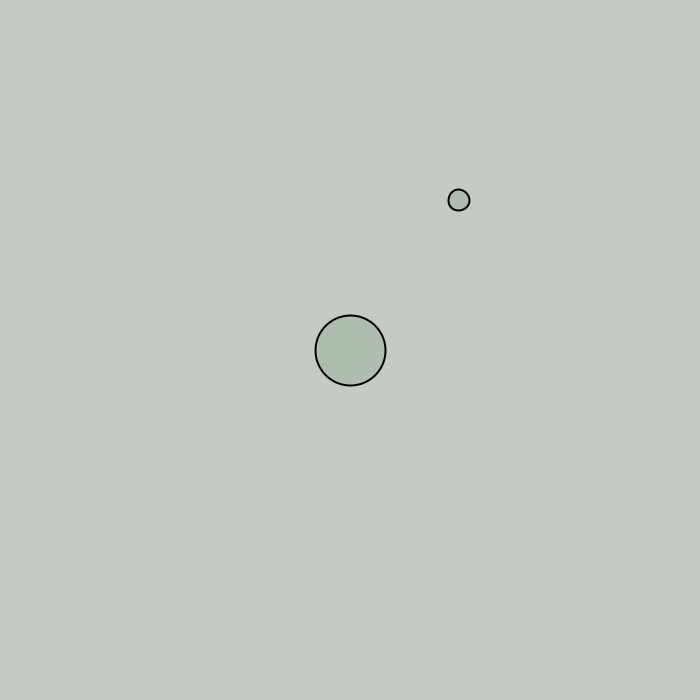
Frame 1 (no input)
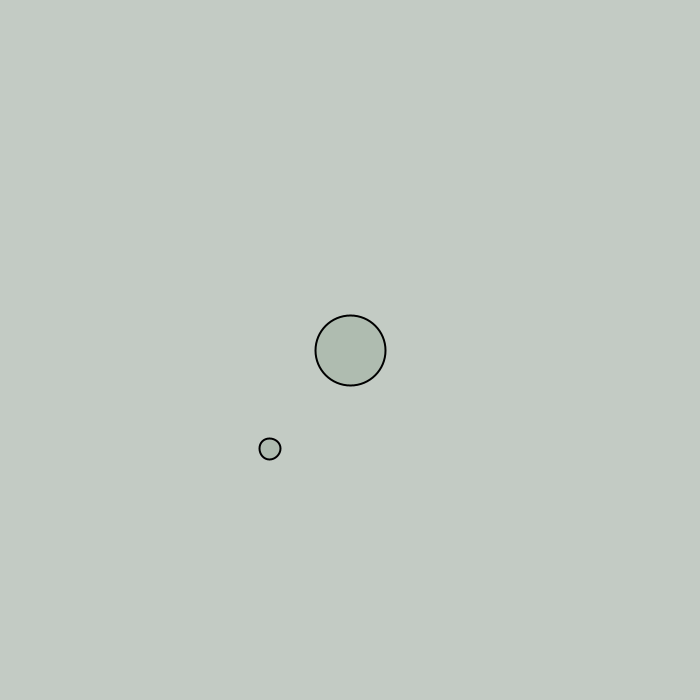
Frame 60 (the mouse pressed at the canvas centre just before this capture)
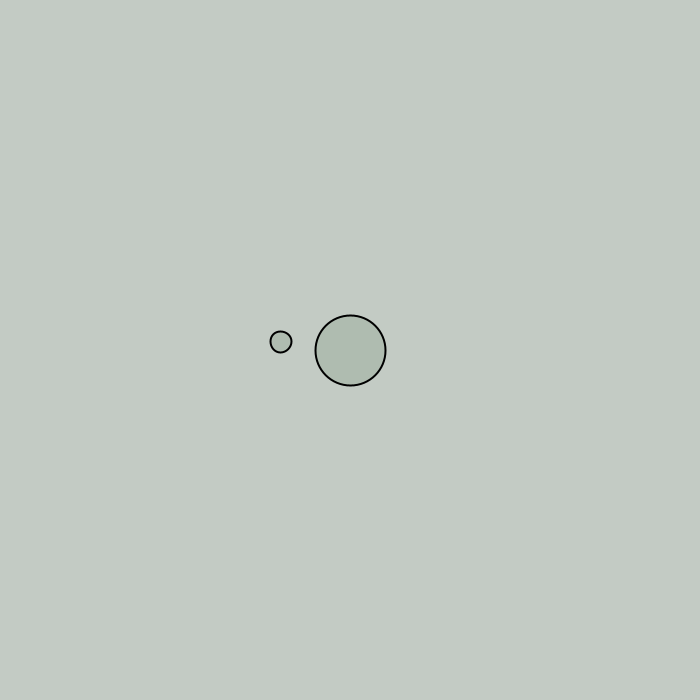
Frame 120 (the mouse held since frame 60 and released just before this capture)

The Processing sketch that drew these frames (run headless with seeded random() and noise(); from frame 60 on, the mouse is pressed at the canvas centre):

// Processing sketch: Orbiting
// ── Orbiting.pde
Attracter a;
Mover[] movers = new Mover[1];

void setup() {
  size(700, 700);

  a = new Attracter();
  for ( int i = 0; i < movers.length; i++) {
    movers[i] = new Mover();
  }
}

void draw() {
  background(#C3CBC4);

  a.render();

  a.motion();

  a.moveAttracter();

  for ( int i = 0; i < movers.length; i++) {
     PVector f = a.attraction(movers[i]);
    movers[i].render();
    movers[i].motion();
    movers[i].applyForce(f);
  }
}

// ── attracter.pde
class Attracter{
    PVector pos;
    PVector vel;
    PVector acc;
    
    float G = 1;
    
    float mass = 20;
    
    Attracter(){
      pos = new PVector(width/2,height/2);
      vel = new PVector(0,0);
      acc = new PVector(0,0);
    }
    
    void render(){
      stroke(0);
      strokeWeight(2);
      
      fill(#8EA791,100);
      ellipse(pos.x,pos.y,70,70);
      
    }
    
    void motion(){
      vel.add(acc);
      pos.add(vel);
      acc.mult(0);
    }
    
    void moveAttracter(){
        if( mousePressed ){
            pos = new PVector(mouseX,mouseY);
        }
    }
    
    PVector attraction(Mover m){
      PVector force = PVector.sub(pos, m.pos);
      float d = force.mag();
      d = constrain(d,5,15);
      force.normalize();
      float strength = G*mass*m.mass/(d*d);
      force.mult(strength);
      
      return force;
    
    }
    
    

}

// ── mover.pde
class Mover{
    PVector pos;
    PVector vel;
    PVector acc;
    
    float a = 0.0;
    float aVel = 0.0;
    float aAcc = 0.001;
    
    float mass;
    
    Mover(){
      pos = new PVector(random(200,600),200);
      vel = new PVector(random(1,5),0);
      acc = new PVector(0,0);
      mass = 3;
    }
    
    void render(){
      stroke(0);
      strokeWeight(2);
      
      fill(#8EA791,100);
      ellipse(pos.x,pos.y,mass*7,mass*7);
    }
    
    void motion(){
      vel.add(acc);
      pos.add(vel);
     
      acc.mult(0);
      vel.limit(10);
    }
    
    void applyForce(PVector force){
      acc.add(force);
    }


}
